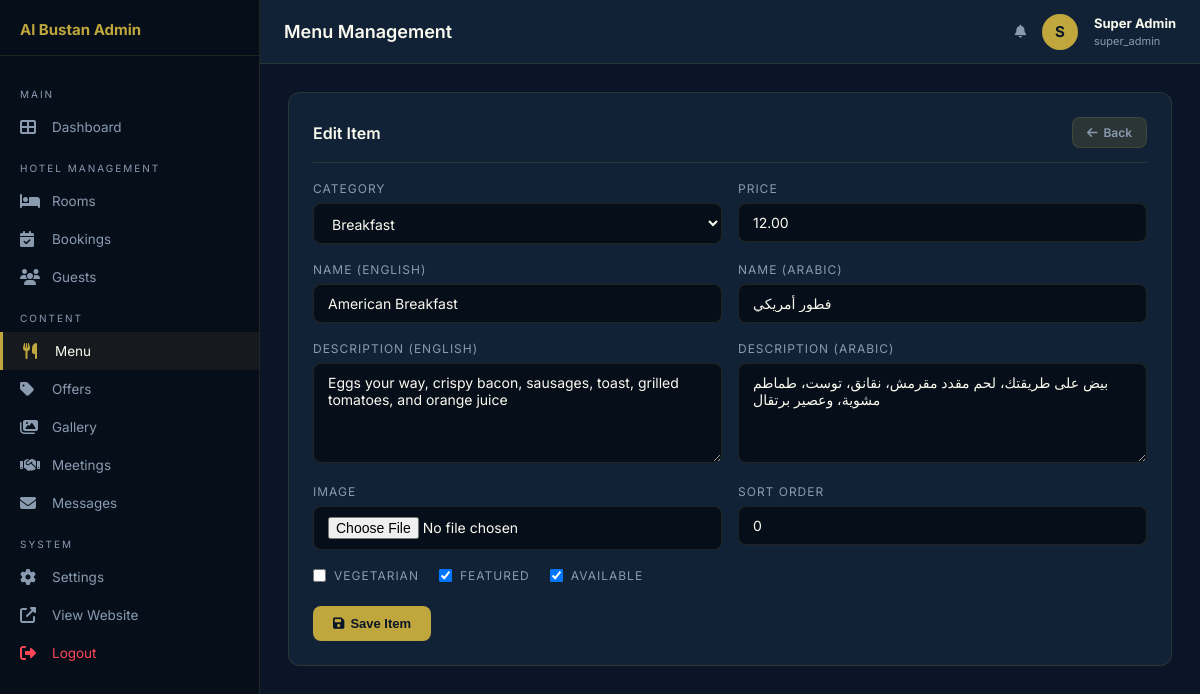
Page /admin/restaurant.php?edit=1 (signed in) on the committed database.
### tables this page shows
CREATE TABLE IF NOT EXISTS `menu_items` (
  `id` INT AUTO_INCREMENT PRIMARY KEY,
  `category_id` INT NOT NULL,
  `name_en` VARCHAR(150) NOT NULL,
  `name_ar` VARCHAR(150) NOT NULL,
  `description_en` TEXT NULL,
  `description_ar` TEXT NULL,
  `price` DECIMAL(10,2) NOT NULL,
  `currency` VARCHAR(10) DEFAULT 'USD',
  `image` VARCHAR(255) NULL,
  `is_vegetarian` TINYINT(1) DEFAULT 0,
  `is_featured` TINYINT(1) DEFAULT 0,
  `is_available` TINYINT(1) DEFAULT 1,
  `sort_order` INT DEFAULT 0,
  `created_at` TIMESTAMP DEFAULT CURRENT_TIMESTAMP,
  FOREIGN KEY (`category_id`) REFERENCES `menu_categories`(`id`) ON DELETE CASCADE
);

CREATE TABLE IF NOT EXISTS `menu_categories` (
  `id` INT AUTO_INCREMENT PRIMARY KEY,
  `name_en` VARCHAR(100) NOT NULL,
  `name_ar` VARCHAR(100) NOT NULL,
  `icon` VARCHAR(50) NULL,
  `sort_order` INT DEFAULT 0,
  `is_active` TINYINT(1) DEFAULT 1
);

### functions.php (called while the page is built, shortened)
<?php
function e(string $str): string {
    return htmlspecialchars($str, ENT_QUOTES | ENT_HTML5, 'UTF-8');
}

### admin/restaurant.php (the view, shortened to what this page needs)
<?php
require_once __DIR__ . '/../functions.php';
$db = getDB();
$editing = null;
if(isset($_GET['edit'])) { $s=$db->prepare("SELECT * FROM menu_items WHERE id=?");$s->execute([(int)$_GET['edit']]);$editing=$s->fetch(); }
$showForm = isset($_GET['action']) || $editing;
$cats  = $db->query("SELECT * FROM menu_categories ORDER BY sort_order")->fetchAll();
require __DIR__ . '/includes/header.php';
?>
<?php if($showForm): ?>
<div class="card">
  <div class="card-header"><span class="card-title"><?= $editing?'Edit Item':'Add Menu Item'?></span><a href="restaurant.php" class="btn btn-sm btn-secondary"><i class="fas fa-arrow-left"></i> Back</a></div>
  <form method="POST" enctype="multipart/form-data" class="admin-form">
    <div class="form-row">
      <div class="form-group"><label>Category</label><select name="category_id"><?php foreach($cats as $c):?><option value="<?=$c['id']?>" <?=($editing['category_id']??0)==$c['id']?'selected':''?>><?=e($c['name_en'])?></option><?php endforeach;?></select></div>
      <div class="form-group"><label>Price</label><input type="number" name="price" value="<?=$editing['price']??''?>" step="0.01" required></div>
    </div>
    <div class="form-row">
      <div class="form-group"><label>Name (English)</label><input type="text" name="name_en" value="<?=e($editing['name_en']??'')?>" required></div>
      <div class="form-group"><label>Name (Arabic)</label><input type="text" name="name_ar" value="<?=e($editing['name_ar']??'')?>" required></div>
    </div>
    <div class="form-row">
      <div class="form-group"><label>Description (English)</label><textarea name="description_en"><?=e($editing['description_en']??'')?></textarea></div>
      <div class="form-group"><label>Description (Arabic)</label><textarea name="description_ar"><?=e($editing['description_ar']??'')?></textarea></div>
    </div>
    <div class="form-row">
      <div class="form-group"><label>Image</label><input type="file" name="image" accept="image/*"></div>
      <div class="form-group"><label>Sort Order</label><input type="number" name="sort_order" value="<?=$editing['sort_order']??0?>"></div>
    </div>
    <div style="display:flex;gap:20px;margin-bottom:16px;">
      <label style="display:flex;align-items:center;gap:8px;cursor:pointer;"><input type="checkbox" name="is_vegetarian" <?=($editing['is_vegetarian']??0)?'checked':''?>> Vegetarian</label>
      <label style="display:flex;align-items:center;gap:8px;cursor:pointer;"><input type="checkbox" name="is_featured" <?=($editing['is_featured']??0)?'checked':''?>> Featured</label>
      <label style="display:flex;align-items:center;gap:8px;cursor:pointer;"><input type="checkbox" name="is_available" value="1" <?=($editing['is_available']??1)?'checked':''?>> Available</label>
    </div>
    <button type="submit" class="btn btn-primary"><i class="fas fa-save"></i> Save Item</button>
  </form>
</div>
<?php endif;?>
</div></div></div></body></html>

### admin/assets/css/admin.css (style rules this page uses)
:root { --admin-dark: #0A1628; --admin-darker: #060E1A; --admin-card: #112236; --admin-border: rgba(191,166,61,0.15); --gold: #bfa63d; --gold-light: #d1bc6a; --cream: #fbfaef; --gray: #8A9BB0; --success: #00c864; --warning: #FFB800; --danger: #FF4757; --info: #0096FF; --sidebar-w: 260px; --topbar-h: 64px; }
* { box-sizing:border-box;margin:0;padding:0; }
html,body { height:100%; }
body { font-family:'Inter','Segoe UI',sans-serif;background:var(--admin-dark);color:var(--cream);font-size:14px;min-height:100vh; }
a { text-decoration:none;color:inherit;transition:0.2s; }
.card { background:var(--admin-card);border:1px solid var(--admin-border);border-radius:12px;padding:24px;margin-bottom:24px; }
.card-header { display:flex;align-items:center;justify-content:space-between;margin-bottom:18px;padding-bottom:14px;border-bottom:1px solid var(--admin-border); }
.card-title { font-size:16px;font-weight:600;color:var(--cream); }
.btn,.btn-sm,.btn-xs { display:inline-flex;align-items:center;gap:6px;border:none;cursor:pointer;border-radius:8px;font-weight:600;font-size:13px;transition:0.2s; }
.btn { padding:10px 20px; }
.btn-sm { padding:7px 14px;font-size:12px; }
.btn-primary { background:var(--gold);color:var(--admin-dark); }
.btn-secondary { background:var(--admin-border);color:var(--gray);border:1px solid var(--admin-border); }
.admin-form .form-group { margin-bottom:18px; }
.admin-form label { display:block;font-size:12px;color:var(--gray);letter-spacing:1px;text-transform:uppercase;margin-bottom:7px; }
.admin-form input,.admin-form select,.admin-form textarea { width:100%;background:var(--admin-darker);border:1px solid var(--admin-border); border-radius:8px;padding:10px 14px;color:var(--cream);font-size:14px; font-family:inherit;transition:0.2s; }
.admin-form textarea { resize:vertical;min-height:100px; }
.admin-form .form-row { display:grid;grid-template-columns:1fr 1fr;gap:16px; }
.admin-form select option { background:var(--admin-darker); }

### rows in the picture
menu_items: category_id "Breakfast", price "12.00", name_en "American Breakfast", name_ar "فطور أمريكي", description_en "Eggs your way, crispy bacon, sausages, toast, grilled tomatoes, and orange juice", description_ar "بيض على طريقتك، لحم مقدد مقرمش، نقانق، توست، طماطم مشوية، وعصير برتقال", sort_order "0", is_featured "☑", is_available "☑"

### other values in the picture
$adminPageTitle "Menu Management"
substr($admin['name'],0,1) "S"
$admin['name'] "Super Admin"
$admin['role'] "super_admin"
